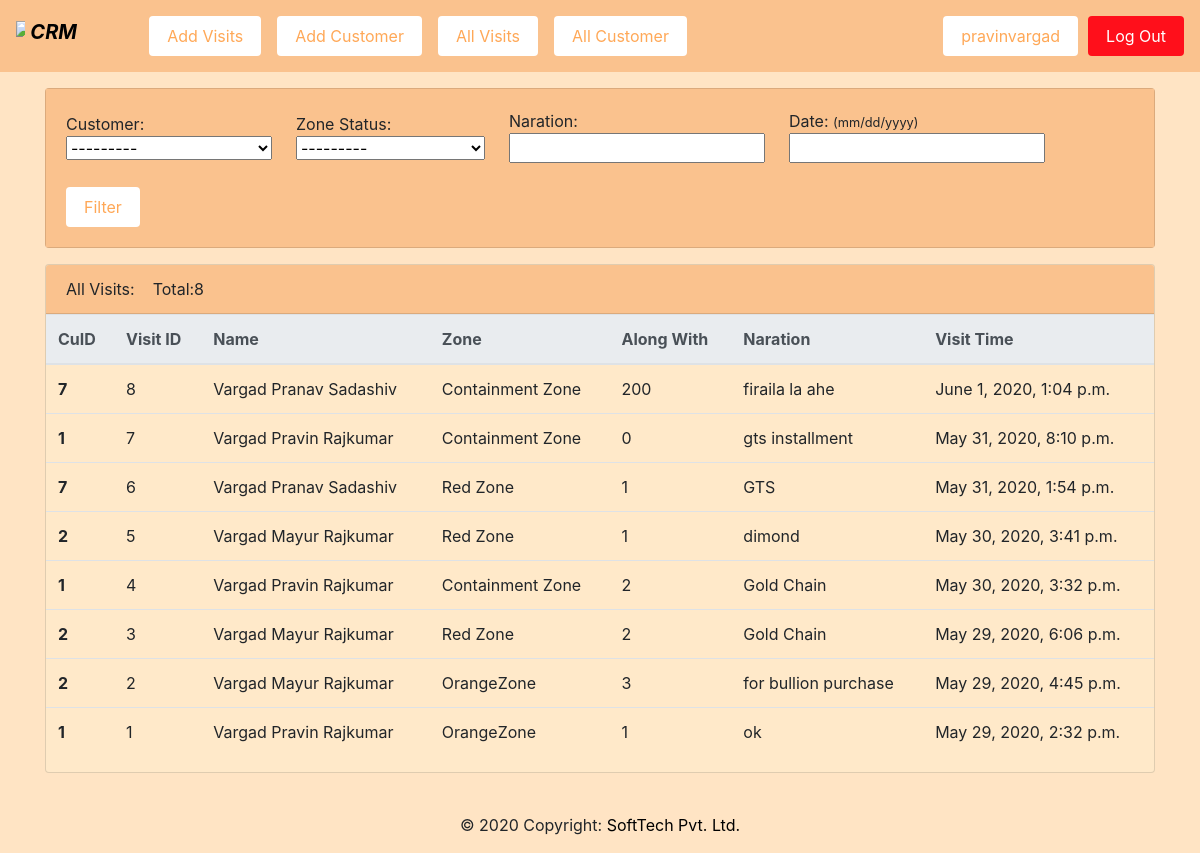
The page /allVisits/ (signed in) on the database its author committed.
### customer/models.py (models this page shows)
class Visits(models.Model):
    status = {
        ('Green Zone', 'GREEN ZONE'),
        ('OrangeZone','ORANGE ZONE'),
        ('Red Zone','RED ZONE'),
        ('Containment Zone','CONTAINMENT ZONE'),
    }
    customer = models.ForeignKey(Customer, on_delete=models.CASCADE,null=False,blank=False)
    zone_status = models.CharField(null=True,blank=True, choices=status, max_length=100)
    created_date = models.DateTimeField(auto_now_add=True)
    narration = models.CharField(max_length=1000)
    along_with = models.IntegerField(default=0)

class Customer(models.Model):
    name = models.CharField(max_length=500,  blank=False, null=False)
    addr = models.CharField(max_length=200,  blank=False, null=False)
    city = models.CharField(max_length=100,  blank=False, null=False)
    state = models.CharField(max_length=100,  blank=False, null=False)
    created_date = models.DateTimeField(auto_now_add=True)
    phone = models.CharField(max_length=15,  blank=False, null=False)
    email = models.EmailField(default='',null=True,blank=True)
    def __str__(self):
        return self.name

### customer/decorators.py (the view)
        def wraper_func(request, *args, **kwargs):
            group = None
            if request.user.groups.exists():
                group = request.user.groups.all()[0].name
            if group in allowed_role:
                return view_func(request, *args, **kwargs)
            else:
                return HttpResponse('Unauthorised access, Login using authorised credentional!!!')

### customer/views.py (called while the page is built)
@login_required(login_url='login')
@allowed_users(allowed_role=['admin'])
def allVisits(request):
    visit = Visits.objects.all().order_by('-id')
    visits_count = visit.count()
    if request.method == 'GET':
        visitfilter = VisitsFilter(request.GET, queryset=visit)
        visit = visitfilter.qs
        visitfilter = VisitsFilter()
    return render(request, 'customer/allVisits.html',{
        'visit': visit,
         'visitfilter': visitfilter,
         'visits_count': visits_count,
    })

### customer/templates/customer/allVisits.html (shortened to what this page needs)
{% extends 'customer/layout.html' %}
{% block body %}
<div class="card  mt-3 header-color">
    <div class="card-body header-color">
        <form action=" {% url 'allVisits' %} " method="get">
            <div class="form-inline">
                <div class="mr-4">
                    Customer: <br>
                    {{ visitfilter.form.customer }}
                </div>
                <div class="mr-4">
                    Zone Status: <br>
                    {{ visitfilter.form.zone_status }}
                </div>
                <div class="mr-4">
                    Naration: <br>
                    {{ visitfilter.form.narration }}
                </div>
                <div class="mr-4">
                    Date: <small>(mm/dd/yyyy)</small> <br>
                    {{ visitfilter.form.created_date }}
                </div>
                <div class="mr-4">
                    <br>
                    <input type="submit" class='button rounded' value="Filter">
                </div>
            </div>
        </form>
    </div>
</div>
     <div class="card mt-3 card-home">
        <div class="card-header header-color">
            All Visits:  &nbsp;&nbsp; Total:{{ visits_count }}
        </div>
        <div class="ckkard-body">
            <table class="table">
                <thead class="thead-light">
                    <tr>
                        <th scope="col">CuID</th>
                         <th scope="col">Visit ID</th>
                        <th scope="col">Name</th>
                        <th scope="col">Zone</th>
                        <th scope="col">Along With</th>
                        <th scope="col">Naration</th>
                        <th scope="col">Visit Time</th>
                    </tr>
                </thead>
                <tbody>
                    {% for visit in visit %}
                    <tr>
                        <th scope="row">{{ visit.customer.id }}</th>
                        <td>{{ visit.id }}</td>
                        <td>{{ visit.customer }}</td>
                        <td>{{ visit.zone_status }}</td>
                         <td>{{ visit.along_with }}</td>
                        <td>{{ visit.narration }}</td>
                        <td>{{ visit.created_date }}</td>
                    </tr>
                    {% endfor %}
                </tbody>
            </table>
        </div>
    </div>
{% endblock body %}

### customer/templates/customer/layout.html (shortened to what this page needs)
<!doctype html>
<html lang="en">
  <head>
    {% load static %}
    <link rel="stylesheet" href="https://stackpath.bootstrapcdn.com/bootstrap/4.5.0/css/bootstrap.min.css">
    <link rel="stylesheet" href=" {% static 'css/style.css' %} ">
  </head>
  <body>
    <nav class="navbar navbar-expand-lg " style="background-color: #fac28e;">
  <a class="navbar-brand" href="/">
    <div class="form-inline">
      <img style="width: 8%;" src=" {% static 'images/logo.png' %} " alt="logo">&nbsp;
      <h5><b><i>CRM</i></b></h5>
    </div>
  </a>
  <div class="collapse navbar-collapse" id="navbarSupportedContent">
    <ul class="navbar-nav mr-auto">
        {% if request.user.is_superuser %}
            <li class="nav-item active">
              <a class="nav-link" href="{% url 'index' %}"> <button class="button rounded">Add Visits</button> <span class="sr-only">(current)</span></a>
            </li>
            <li class="nav-item active">
              <a class="nav-link" href="{% url 'addCustomer' %} "><button class="button rounded">Add Customer</button> <span class="sr-only">(current)</span></a>
            </li>
            <li class="nav-item active">
              <a class="nav-link" href="{% url 'allVisits' %}"><button class="button rounded">All Visits</button> <span class="sr-only">(current)</span></a>
            </li>
            <li class="nav-item active">
              <a class="nav-link" href="{% url 'allCustomers' %}"><button class="button rounded">All Customer</button> <span class="sr-only">(current)</span></a>
            </li>
        {% endif %}
    </ul>
    <span style="float: right; margin-right: 10px;">
        <button class="button rounded">{{ request.user }}</button>
    </span>
     <span style="float: right;">
        <a href=" {% url 'logout' %} ">
          <button class="logout rounded">Log Out</button>
        </a>
    </span>
  </div>
</nav>
    <div class="container">
        {% block body %}
        {% endblock body %}
    </div>
    <footer class="page-footer font-small blue pt-4 mb-0">
    <div class="footer-copyright text-center py-3">© 2020 Copyright:
      <a href=""> SoftTech Pvt. Ltd.</a>
    </div>
    </footer>
  </body>
</html>

### customer/static/css/style.css (style rules this page uses)
a { color: black; }
body { background-color: bisque; }
.card-home { background-color: rgb(255, 233, 201); }
.header-color { background-color: #fac28e; }
.button { background-color: #ffffff; border: none; color: #ffa857; padding: 8px 18px; text-align: center; text-decoration: none; display: inline-block; font-size: 16px; }
.logout { background-color: hsl(357, 100%, 53%); border: none; color: #ffffff; padding: 8px 18px; text-align: center; text-decoration: none; font-size: 16px; }

### rows shown on the page
Visits: customer.id "7", id "8", customer "Vargad Pranav Sadashiv", zone_status "Containment Zone", along_with "200", narration "firaila la ahe", created_date "June 1, 2020, 1:04 p.m."
Visits: customer.id "1", id "7", customer "Vargad Pravin Rajkumar", zone_status "Containment Zone", along_with "0", narration "gts installment", created_date "May 31, 2020, 8:10 p.m."
Visits: customer.id "7", id "6", customer "Vargad Pranav Sadashiv", zone_status "Red Zone", along_with "1", narration "GTS", created_date "May 31, 2020, 1:54 p.m."
Visits: customer.id "2", id "5", customer "Vargad Mayur Rajkumar", zone_status "Red Zone", along_with "1", narration "dimond", created_date "May 30, 2020, 3:41 p.m."
Visits: customer.id "1", id "4", customer "Vargad Pravin Rajkumar", zone_status "Containment Zone", along_with "2", narration "Gold Chain", created_date "May 30, 2020, 3:32 p.m."
Visits: customer.id "2", id "3", customer "Vargad Mayur Rajkumar", zone_status "Red Zone", along_with "2", narration "Gold Chain", created_date "May 29, 2020, 6:06 p.m."
Visits: customer.id "2", id "2", customer "Vargad Mayur Rajkumar", zone_status "OrangeZone", along_with "3", narration "for bullion purchase", created_date "May 29, 2020, 4:45 p.m."
Visits: customer.id "1", id "1", customer "Vargad Pravin Rajkumar", zone_status "OrangeZone", along_with "1", narration "ok", created_date "May 29, 2020, 2:32 p.m."

### other values the page prints
{{ request.user }} "pravinvargad"
{{ visits_count }} "8"
